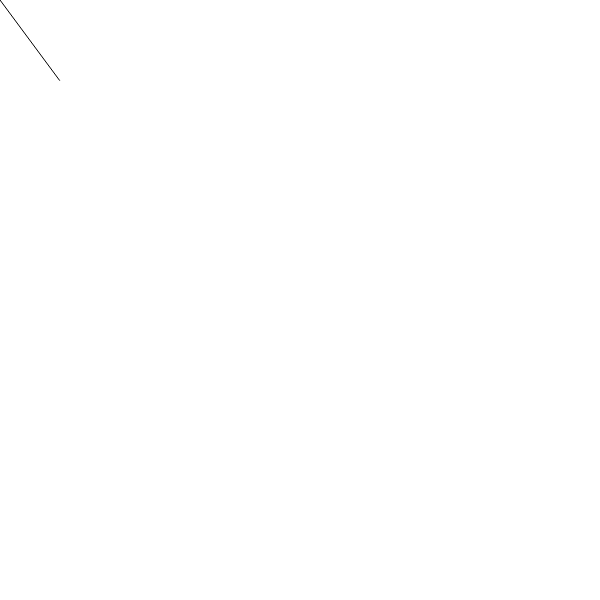
Frame 1 (no input)
Frame 60 (no input): blank canvas, image omitted
Frame 120 (the mouse pressed at the canvas centre since frame 60): blank canvas, image omitted

The p5.js sketch that drew this single still picture (run headless with seeded random() and noise() and a simulated clock; from frame 60 on, the mouse is pressed at the canvas centre):

// p5.js sketch
// ── sketch.js
var wind;
var angle;
var time = 1000;

function setup () {
 createCanvas(600, 600);
 // angle = random(0, 90);

}

function draw () {
    background(255);

    angle = map(noise(time), 0, 1, 0, 90);

    wind = p5.Vector.fromAngle(radians(angle));
    wind.mult(100);

    line(0, 0, wind.x, wind.y);

    time = time + 0.001;
}
